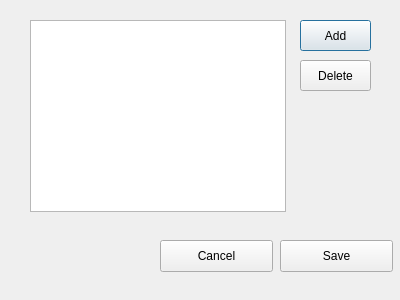
<?xml version="1.0" encoding="UTF-8"?>
<ui version="4.0">
 <class>Dialog</class>
 <widget class="QDialog" name="Dialog">
  <property name="geometry">
   <rect>
    <x>0</x>
    <y>0</y>
    <width>400</width>
    <height>300</height>
   </rect>
  </property>
  <property name="windowTitle">
   <string/>
  </property>
  <widget class="QPushButton" name="add">
   <property name="geometry">
    <rect>
     <x>300</x>
     <y>20</y>
     <width>71</width>
     <height>31</height>
    </rect>
   </property>
   <property name="text">
    <string>Add</string>
   </property>
   <property name="icon">
    <iconset>
     <normaloff>../Icon/Add.png</normaloff>../Icon/Add.png</iconset>
   </property>
  </widget>
  <widget class="QPushButton" name="remove">
   <property name="geometry">
    <rect>
     <x>300</x>
     <y>60</y>
     <width>71</width>
     <height>31</height>
    </rect>
   </property>
   <property name="text">
    <string>Delete</string>
   </property>
   <property name="icon">
    <iconset>
     <normaloff>../Icon/Remove.png</normaloff>../Icon/Remove.png</iconset>
   </property>
  </widget>
  <widget class="QPushButton" name="save">
   <property name="geometry">
    <rect>
     <x>280</x>
     <y>240</y>
     <width>113</width>
     <height>32</height>
    </rect>
   </property>
   <property name="text">
    <string>Save</string>
   </property>
  </widget>
  <widget class="QPushButton" name="cancelsave">
   <property name="geometry">
    <rect>
     <x>160</x>
     <y>240</y>
     <width>113</width>
     <height>32</height>
    </rect>
   </property>
   <property name="text">
    <string>Cancel</string>
   </property>
  </widget>
  <widget class="QListWidget" name="listWidget">
   <property name="geometry">
    <rect>
     <x>30</x>
     <y>20</y>
     <width>256</width>
     <height>192</height>
    </rect>
   </property>
  </widget>
 </widget>
 <resources/>
 <connections/>
</ui>
